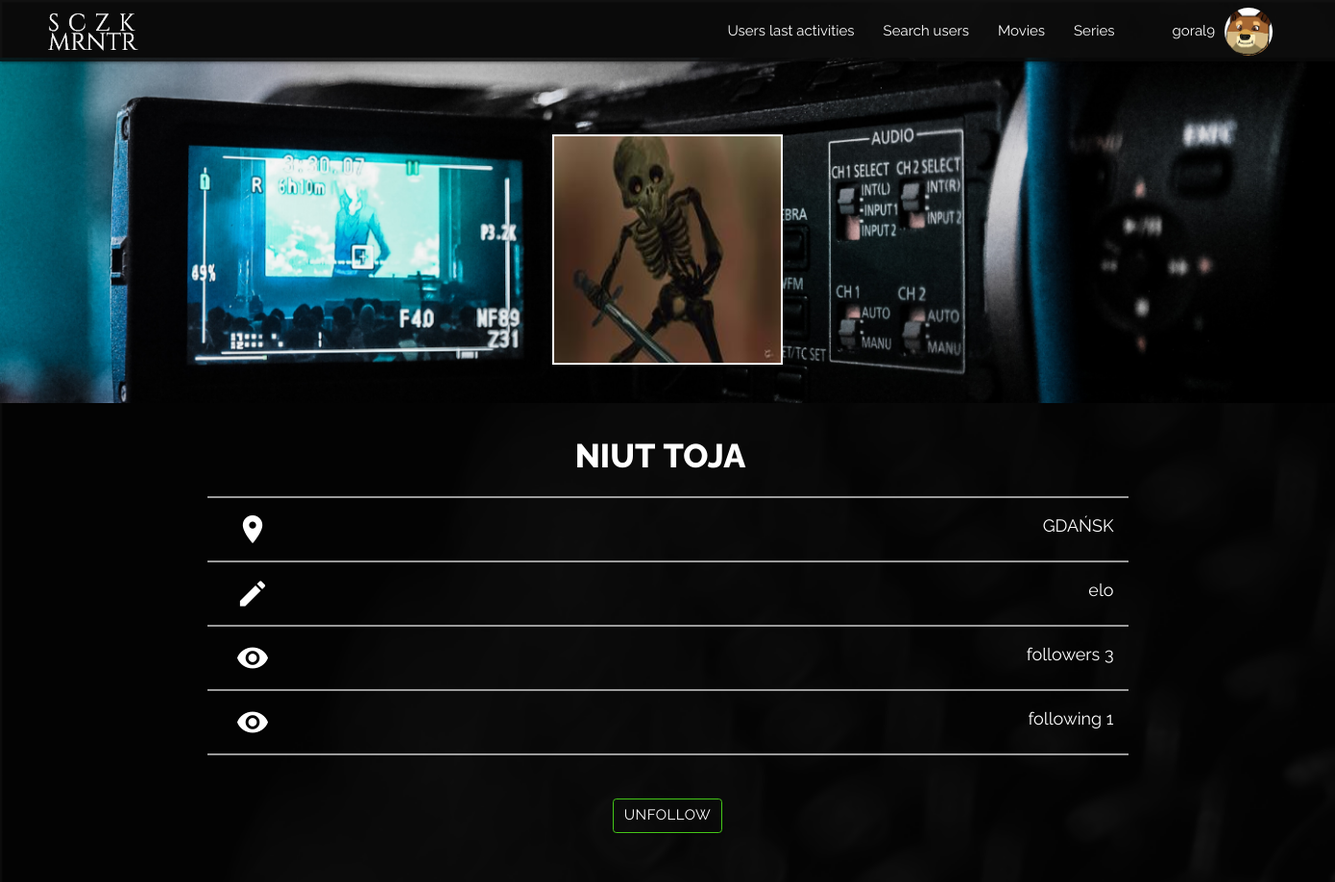
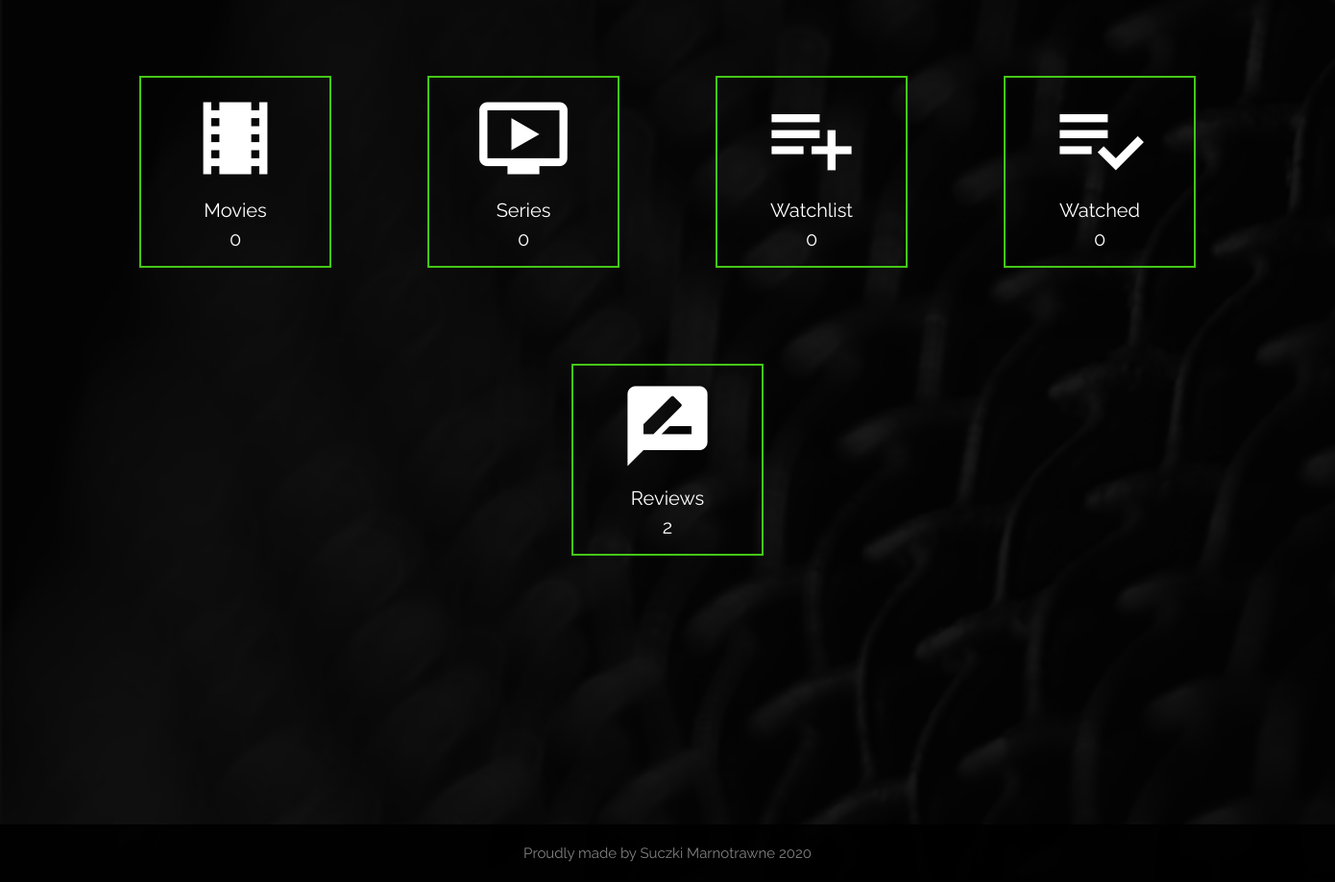
Screenshot of /user/Niut/ (signed in) with the database file from the repository (2 pictures, top to bottom).
### users/models.py (models this page shows, shortened)
class Profile(models.Model):
    user = models.OneToOneField(User, on_delete=models.CASCADE, related_name='profile')
    first_name = models.CharField(max_length=50, null=True, blank=True)
    last_name = models.CharField(max_length=50, null=True, blank=True)
    location = models.CharField(max_length=20, null=True, blank=True)
    bio = models.TextField(max_length=200, null=True, blank=True)
    created = models.DateField(auto_now_add=True)
    star = models.ManyToManyField(Movie, related_name='star')
    watchlist = models.ManyToManyField(Movie, related_name='watchlist')
    watchedlist = models.ManyToManyField(Movie, related_name='watchedlist')
    picture = models.ImageField(upload_to=user_directory_path, blank=True, null=True)
    followers = models.ManyToManyField(User, related_name='following', blank=True)
    timestamp = models.DateTimeField(auto_now_add=True)

### users/views.py (the view)
# urls.py: path('user/<username>/', user_profile_view, name='profile'),
@login_required
def user_profile_view(request, username):
    user = get_object_or_404(User, username=username)
    profile = Profile.objects.get(user=user)
    mStar_count = profile.star.filter(Type='movie').count()
    sStar_count = profile.star.filter(Type='series').count()
    watchlist_count = profile.watchlist.all().count()
    watchedlist_count = profile.watchedlist.all().count()
    opinions_count = MovieRating.objects.filter(user=user).count()
    following = []
    for p in Profile.objects.all():
        if user in p.followers.all():
            following.append(p.user)
    follow = len(following)
    context = {
        'profile': profile,
        'mStar_count': mStar_count,
        'sStar_count': sStar_count,
        'watchlist_count': watchlist_count,
        'watchedlist_count': watchedlist_count,
        'opinions_count': opinions_count,
        'following': follow,
    }
    template = loader.get_template('profiles/profile.html')
    return HttpResponse(template.render(context, request))

### templates/profiles/profile.html (shortened to what this page needs)
{% extends 'base.html' %}
{% load static %}
{% block css %}
<link href="{% static 'css/styles-profile.css' %}" type="text/css" rel="stylesheet" media="screen,projection"/>
{% endblock %}
{% block content %}
  <main id="container">
    <section id="photo-content">
        <div id="profile-pic">
          {% if profile.picture %}
          <img src="{{profile.picture.url}}">
          {% else %}
          <img src="{% static 'img/woman.png' %}">
          {% endif %}
        </div>
    </section>
    <section class="text-content">
      <span class="profile-text name s-border">{{profile.first_name}}&nbsp{{profile.last_name}}</span>
      <span class="profile-text s-border">
        <i class="material-icons" aria-hidden="true">location_on</i>
        {{profile.location}}
      </span>
      <span class="profile-text s-border">
        <i class="material-icons" aria-hidden="true">edit</i>
        {{profile.bio}}
      </span>
      <span class="profile-text s-border">
        <a href="{% url 'followers' profile.user.username %}"><i class="material-icons" aria-hidden="true">visibility</i></a>
        followers {{profile.followers.count}}
      </span>
      <span class="profile-text s-border">
        <a href="{% url 'following' profile.user.username %}"><i class="material-icons" aria-hidden="true">visibility</i></a>
        following {{following}}
      </span>
      {% if user.is_authenticated  and user != profile.user %}
        <br><br>
        {% if user in profile.followers.all %}
        <a href="{% url 'follow' profile.user.username %}" class="btn">Unfollow</a>
        {% else %}
        <a href="{% url 'follow' profile.user.username %}" class="btn">Follow</a>
        {% endif %}
      {% endif %}
    </section>
    <section id="grid-container">
      <a href="{%url 'user-star-movies' profile.user.username%}">
      <div class="grid-item" >
        <i class="material-icons" aria-hidden="true">local_movies</i> Movies
        <div class="amount">{{mStar_count}}</div>
      </div>
      </a>
      <a href="{%url 'user-star-series' profile.user.username%}">
      <div class="grid-item" >
        <i class="material-icons" aria-hidden="true">ondemand_video</i> Series
        <div class="amount">{{sStar_count}}</div>
      </div>
      </a>
      <a href="{%url 'user-watchlist' profile.user.username%}">
      <div class="grid-item" >
        <i class="material-icons" aria-hidden="true">playlist_add</i> Watchlist
        <div class="amount">{{watchlist_count}}</div>
      </div>
      </a>
      <a href="{%url 'user-watchedlist' profile.user.username%}">
      <div class="grid-item" >
        <i class="material-icons" aria-hidden="true">playlist_add_check</i> Watched
        <div class="amount">{{watchedlist_count}}</div>
      </div>
      </a>
      <a href="{%url 'user-reviews' profile.user.username%}">
      <div class="grid-item" >
        <i class="material-icons" aria-hidden="true">rate_review</i> Reviews
        <div class="amount">{{opinions_count}}</div>
      </div>
      </a>
    </section>
    <footer>
      Proudly made by Suczki Marnotrawne 2020
    </footer>
  </main>
{%endblock%}

### templates/base.html (shortened to what this page needs)
{% load static %}
<!DOCTYPE html>
<html lang="en">
<head>
  <link href="{% static 'css/materialize.css' %}" type="text/css" rel="stylesheet" media="screen,projection"/>
  <link rel="stylesheet" href="https://maxcdn.bootstrapcdn.com/bootstrap/4.0.0/css/bootstrap.min.css">
  {% block css %}
  {% endblock %}
</head>
<body>
  <nav>
    <div class="nav-wrapper">
      <a href="{% url 'home' %}" class="brand-logo"><img src="{% static 'img/logo.png' %}"></a>
      <ul id="nav-mobile" class="right hide-on-med-and-down">
        {% if user.is_authenticated %}
        <li><a href="{% url 'user-activities' %}">Users last activities</a></li>
        <li><a href="{% url 'search-users' %}">Search users</a></li>
        {% endif %}
        <li><a href="{% url 'type' 'movie' %}">Movies</a></li>
        <li><a href="{% url 'type' 'series' %}">Series</a></li>
        {% if user.is_authenticated %}
        {% if user.profile.picture %}
        <li style="margin-left: 30px;"><a class="dropdown-trigger" data-target="dropdown1">{{user.username}}<img src="{{ user.profile.picture.url }}" alt="" class="circle" width="50" height="50" style="margin-left: 10px;"></a></li>
        {% else %}
        <li style="margin-left: 30px;"><a class="dropdown-trigger" data-target="dropdown1">{{user.username}}<img src="{% static 'img/woman.png' %}" alt="" class="circle" width="50" height="50" style="margin-left: 10px;"></a></li>
        {% endif %}
        {% else %}
        <li><a href="{% url 'login' %}">Login</a></li>
        {% endif %}
      </ul>
    </div>
  </nav>
  <main>
        {% block content %}
        {% endblock %}
  </main>
  </body>
</html>

### static/css/styles-profile.css (style rules this page uses)
* { margin: 0; padding: 0; scroll-behavior: smooth; }
body { font-family: 'Raleway', sans-serif; width: 100%; display: flex; background-image: url("../img/background.png"); background-size: cover; background-attachment: fixed; background-repeat: no-repeat; overflow-x: hidden; }
a { color: white; text-decoration: none; }
nav { position:fixed; top: 0; left: 0; width: 100%; background-color: rgba(10, 10, 10, 0.85); padding: 0 50px; z-index: 1000; }
nav ul a, nav .brand-logo { color: #fff; }
ul { list-style: none; }
.text-content { display: flex; flex-direction: column; align-items: center; flex-wrap: wrap; margin: 30px 10px; }
footer { position: relative; bottom: 0; display: flex; justify-content: center; align-items: center; height: 60px; margin-right: -15vw; margin-left: -15vw; margin-top: 30px; color: rgba(255,255,255,0.5); background-color: rgba(0,0,0,0.90); }
#container { width: 100vw; height: 100%; background-color: rgba(0,0,0,.8); position: relative; top: 60px; }
#photo-content { width: 100%; height: 45vh; background-image: url("../img/top-profile.png"); background-repeat: no-repeat; background-size: cover; display: flex; justify-content:center; align-items: flex-end; }
#profile-pic { width: 30vh; height: 30vh; background-size: cover; background-repeat: no-repeat; border: 2px solid white; margin: 5vh; overflow: hidden; }
#profile-pic img { width: 100%; height: 100%; }
.profile-text { width: 70%; color: #fff; font-size: 1.2rem; text-align: right; padding: 15px 0; padding-right: 15px; }
.profile-text i { float: left; font-size: 35px; color: white; margin: 0 30px; }
.name { font-size: 2.3rem; padding-top: 0; text-transform: uppercase; font-weight: 800; text-align: center; }
.s-border { display: block; border-bottom: 2px solid rgba(255,255,255,0.6); }
#grid-container { width: 100%; padding-top: 50px; padding-bottom: 200px; display: flex; flex-direction: row; justify-content: center; flex-wrap:wrap; align-items:center; }
#grid-container .grid-item { border: 2px solid #45C718; font-size: 20px; color: white; width: 200px; height: 200px; margin: 50px; display: flex; flex-direction: column; justify-content:center; align-items:center; }
#grid-container .grid-item i { font-size: 100px; margin-bottom: 10px; }

### rows the page displays
Profile: picture (placeholder picture), first_name "NIUT", last_name "TOJA", location "GDAŃSK", bio "elo", followers.count "3"

### other values shown
{{ user.username }} "goral9"
{{ following }} "1"
{{ mStar_count }} "0"
{{ sStar_count }} "0"
{{ watchlist_count }} "0"
{{ watchedlist_count }} "0"
{{ opinions_count }} "2"
